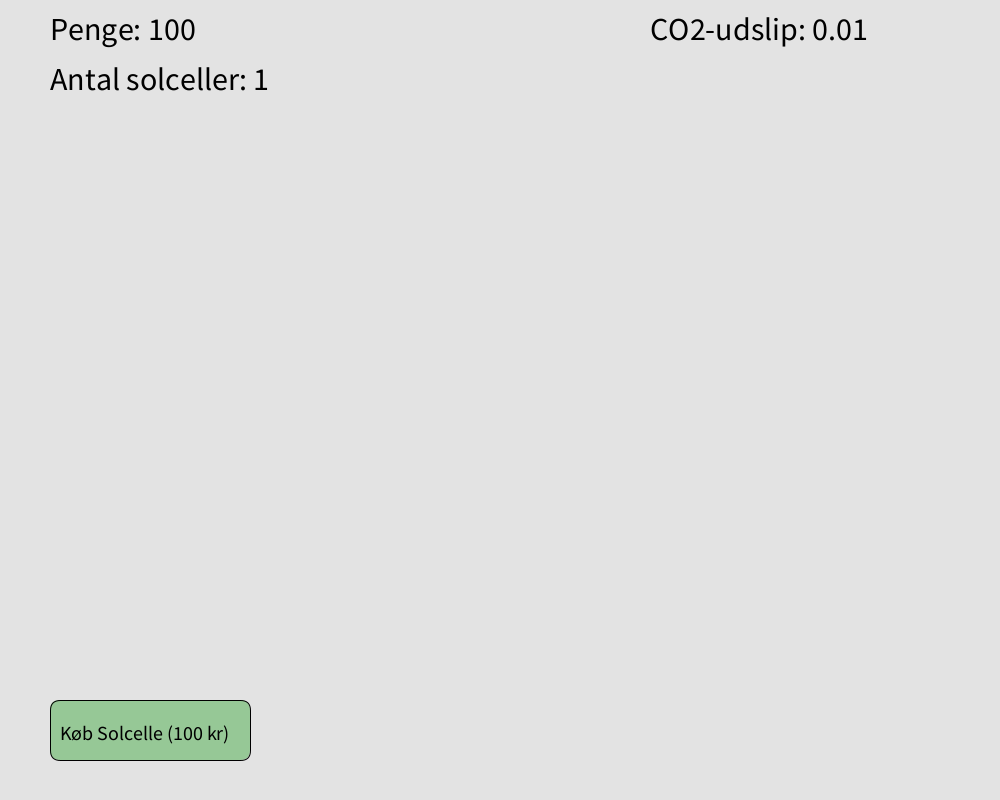
Frame 1 (no input)
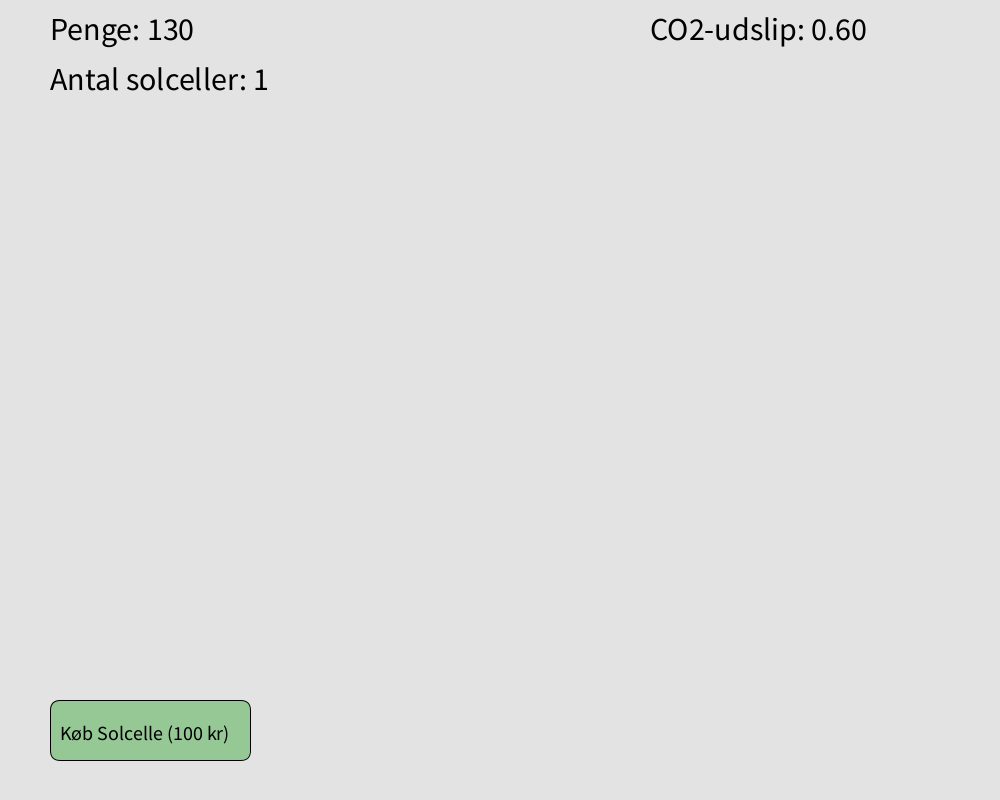
Frame 60 (the mouse pressed at the canvas centre just before this capture)
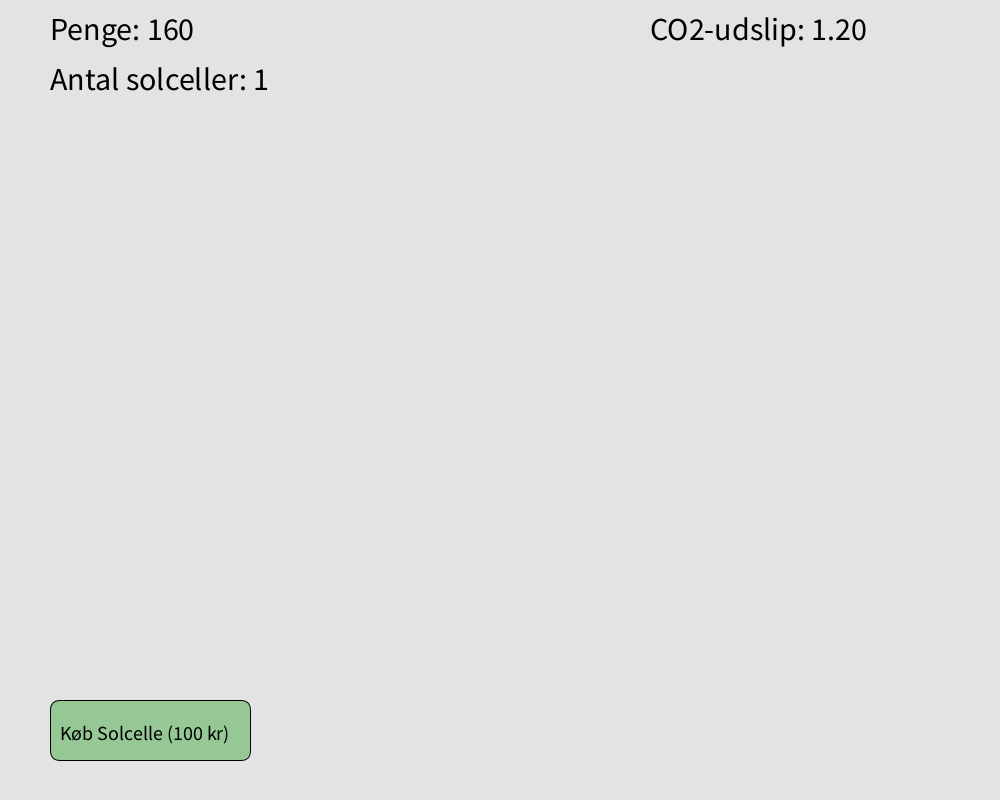
Frame 120 (the mouse held since frame 60 and released just before this capture)

The Processing sketch that drew these frames (run headless with seeded random() and noise(); from frame 60 on, the mouse is pressed at the canvas centre):

// Processing sketch: ProgrammeringExam
// ── ProgrammeringExam.pde
// Klimaspil i Processing - Forbedret version

// Globale variabler
float penge = 100;
float co2 = 0;
ArrayList<String> energikilder;

void setup() {
  size(1000, 800);
  frameRate(60);
  energikilder = new ArrayList<String>();
  energikilder.add("solcelle"); // Starter med én solcelle
}

void draw() {
  background(227);
  opdaterSpil();
  tegnGUI();
}

void opdaterSpil() {
  for (String e : energikilder) {
    if (e.equals("solcelle")) {
      penge += 0.5;
      co2 += 0.01;
    }
  }

  if (co2 >= 1000) {
    textSize(80);
    fill(255, 0, 0);
    text("Jorden er ødelagt!", width/2 - 300, height/2);
    noLoop();
  }
}

void tegnGUI() {
  fill(0);
  textSize(32);
  text("CO2-udslip: " + nf(co2, 1, 2), width - 350, 40);
  text("Penge: " + int(penge), 50, 40);
  text("Antal solceller: " + energikilder.size(), 50, 90);

  // Knap til at købe ny solcelle
  fill(150, 200, 150);
  rect(50, height - 100, 200, 60, 10); // Rund hjørner
  fill(0);
  textSize(20);
  text("Køb Solcelle (100 kr)", 60, height - 60);
}

void mousePressed() {
  if (mouseX > 50 && mouseX < 250 && mouseY > height - 100 && mouseY < height - 40) {
    if (penge >= 100) {
      penge -= 100;
      energikilder.add("solcelle");
      println("Solcelle tilføjet! Antal: " + energikilder.size());
    } else {
      println("Ikke nok penge!");
    }
  }
}
